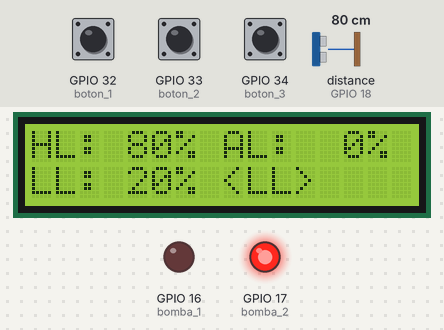
Bench run of a program on a simulated ESP32. Shown: 16×2 character LCD, output pins drawn as LEDs (lit = HIGH). Wiring (from diagram.json): ultrasonic range finder: trigger GPIO 5; echo GPIO 18. The test bench sets the inputs (shaded band); at power-on: GPIO 34 (boton_3) HIGH, distance to the obstacle (sensor on GPIO 18) 80 cm, GPIO 32 (boton_1) HIGH, GPIO 33 (boton_2) HIGH. The echo pulse lasts 58.3 µs per cm; pins used as bus, display or sensor lines are not drawn.

Above: at 3.2 s.
3.3 s: GPIO 34 (boton_3) pulled LOW for 0.15 s
At 4.3 s:
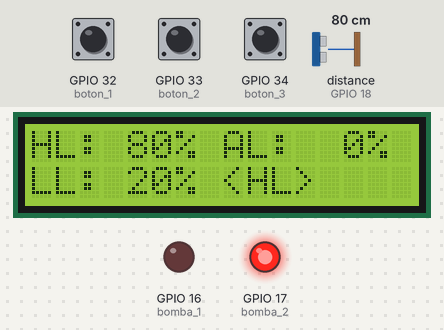
4.9 s: distance to the obstacle (sensor on GPIO 18) set to 4 cm
At 5.7 s:
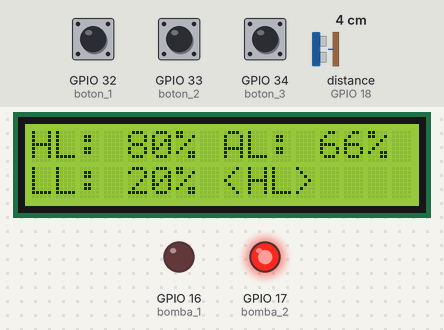
6.5 s: distance to the obstacle (sensor on GPIO 18) set to 2 cm
At 7.6 s:
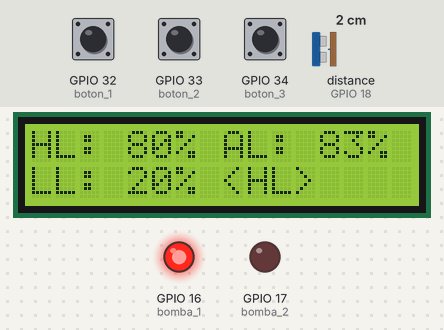
8.0 s: GPIO 34 (boton_3) pulled LOW for 1 s
At 8.3 s:
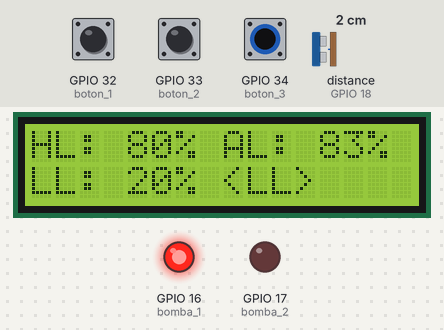
10.5 s: GPIO 32 (boton_1) pulled LOW for 0.15 s
At 11.5 s:
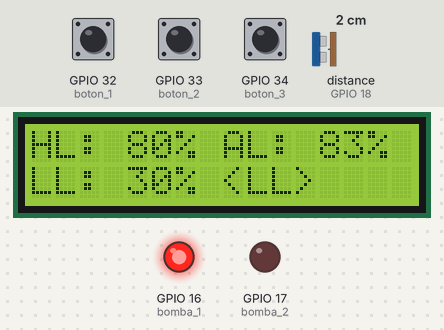
12.1 s: GPIO 32 (boton_1) pulled LOW for 1 s
At 13.3 s:
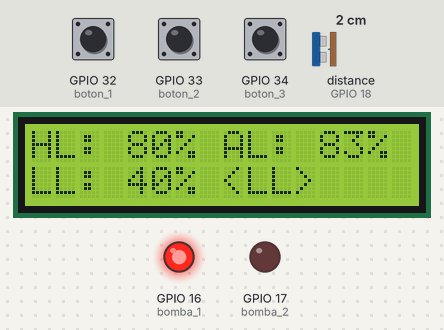
Timing chart, 0 to 15.1 s (numbered marks = the images above; inputs shaded):
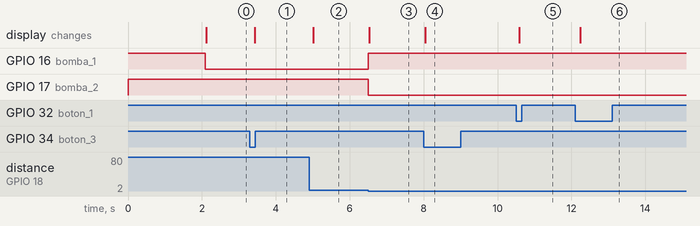

Measured:
- the behaviour switches between 3 and 2 cm on distance to the obstacle (sensor on GPIO 18) (found by bisection; images 2 and 3)
- after the input at 3.3 s, the display: changes after 0.14 s (image 1)
- after the input at 4.9 s, the display: changes after 0.11 s (image 2)
- after the input at 6.5 s, GPIO 16 (bomba_1): LOW → HIGH at once; GPIO 17 (bomba_2): HIGH → LOW at once; the display: changes at once (image 3)
- after the input at 8.0 s, the display: changes after 0.05 s (image 4)
- after the input at 10.5 s, the display: changes after 0.08 s (image 5)
- after the input at 12.1 s, the display: changes after 0.13 s (image 6)

The program:

main.cpp
```cpp
// #include <Arduino.h>
// #include <Wire.h>
// #include <LiquidCrystal_I2C.h>

// // -----------------------------
// // Pines
// // -----------------------------
// #define TRIG_PIN 5
// #define ECHO_PIN 18

// #define SDA_PIN 21
// #define SCL_PIN 22


// // -----------------------------
// // LCD
// // -----------------------------
// #define LCD_ADDRESS 0x27
// #define LCD_COLUMNS 16
// #define LCD_ROWS 2

// #define bomba_1 16 //tx
// #define bomba_2 17 //rx
// #define boton_1 32
// #define boton_2 33
// #define boton_3 34
// int HL = 80;
// int LL = 20;
// int funcion = 1;
// #define PRESSED(x) (digitalRead(x)==0)
// //#define SUBE_HL digitalRead (HL + 10)
// //#define BAJA_HL digitalRead (HL - 10)
// #define on_bomba_1 digitalWrite (bomba_1, HIGH)
// #define off_bomba_1 digitalWrite (bomba_1, LOW)
// #define on_bomba_2 digitalWrite (bomba_2, HIGH)
// #define off_bomba_2 digitalWrite (bomba_2, LOW)

// LiquidCrystal_I2C lcd(
//     LCD_ADDRESS,
//     LCD_COLUMNS,
//     LCD_ROWS
// );

// void setup()
// {
//     Serial.begin(115200);

//     pinMode(TRIG_PIN, OUTPUT);
//     pinMode(ECHO_PIN, INPUT);

//     Wire.begin(SDA_PIN, SCL_PIN);

//     lcd.init();
//     lcd.backlight();

//     lcd.setCursor(0, 0);
//     lcd.print("Sensor HC-SR04");

//     lcd.setCursor(0, 1);
//     lcd.print("Iniciando...");

//     delay(2000);

//     lcd.clear();

//     pinMode(bomba_1, OUTPUT);
//     pinMode(bomba_2, OUTPUT);
//     pinMode(boton_1, INPUT_PULLUP);
//     pinMode(boton_2, INPUT_PULLUP);

// }

// void loop ()
// {
//     // Generar pulso ultrasónico
//     digitalWrite(TRIG_PIN, LOW);
//     delayMicroseconds(2);

//     digitalWrite(TRIG_PIN, HIGH);
//     delayMicroseconds(10);

//     digitalWrite(TRIG_PIN, LOW);

//     // Medir tiempo del eco
//     long tiempo = pulseIn(
//         ECHO_PIN,
//         HIGH,
//         30000
//     );

//     float distancia = tiempo * 0.0343 / 2.0;
//     float r = .04;
//     float pi = 3.1416;
//     float h = .14;
//     float v = (pi * (pow(r, 2))) * (h - (distancia/100));
//     float litros = v * 1000;
//     float x1 = 0;
//     float y1 = 100;
//     float x2 = 12;
//     float y2 = 0;
//     int porcentaje = ((((y2 - y1) / (x2 - x1)) * (distancia - x1)) + y1);

//     if (porcentaje >= HL) {
//         on_bomba_2;
//         off_bomba_1;


//     }
//     if (porcentaje <= LL) {
//         off_bomba_2;
//         on_bomba_1;

//     }


//     // Calcular distancia
//     if (tiempo == 0)
//     {
//         lcd.clear();

//         lcd.setCursor(0, 0);
//         lcd.print("Distancia:");

//         lcd.setCursor(0, 1);
//         lcd.print("Fuera de rango");

//         Serial.println("Fuera de rango");
//     }
//     else
//     {
//         //float distancia = tiempo * 0.0343 / 2.0;

//         // LCD
//         lcd.clear();

//         lcd.setCursor(10, 0);
//         lcd.print("AL:");

//         lcd.setCursor(12, 0);
//         lcd.print(porcentaje);
//         lcd.print(" % ");

//         // Monitor serial
//         //Serial.print("AL: ");
//         //Serial.print(porcentaje, 1);
//         //Serial.println(" %");


//     }

//     //int funcion = 1;   // empieza en modo 1

// if (PRESSED(boton_3)) {
//     funcion = !funcion;  // alterna entre 0 y 1
// }

// if (funcion == 1) {
//     // Control de LL
//     if (PRESSED(boton_1)) LL = min(HL + 10, 100);
//     if (PRESSED(boton_2)) LL = max(LL - 10, 0);
// }
// else {
//     // Control de HL
//     if (PRESSED(boton_2)) HL = min(HL + 10, 100);
//     if (PRESSED(boton_1)) HL = max(HL - 10, 0);
// }

//     //if (PRESSED(boton_3)) {
//         //funcion == 1;
//         //if (funcion == 1) {
//            // PRESSED(boton_1);
//            // LL = min(HL + 10, 100);
//             //if (funcion = 1) {
//               //  PRESSED(boton_2);
//                 //LL = max(LL - 10, 0);
//             //}
//         //}
//         //else
//         //{
//           //  funcion == 0;

//         //}

//         //if (funcion == 0) {

//         //if (PRESSED(boton_2)){
//           //   HL = min(HL + 10, 100);


//         //}
//         //if (PRESSED(boton_1)) {
//         //HL = max(HL - 10, 0);
//         //}
//         //}
//     //}

//     //if (PRESSED(boton_3 )) {

//         //if (PRESSED(boton_2)){
//             //LL = min(LL + 10, 100);

//         //}
//     //if (PRESSED(boton_3)){
//         //if (PRESSED(boton_1)){
//             ///LL = max(LL - 10, 0);
//         //}
//     //}


//     //}
//         lcd.setCursor(0, 0);
//         lcd.print("HL:");

//         lcd.setCursor(4, 0);
//         lcd.print(HL);
//         lcd.print(" % ");


//         lcd.setCursor(0, 1);
//         lcd.print("LL:");

//         lcd.setCursor(4, 1);
//         lcd.print(LL);
//         lcd.print(" % ");


//     delay(500);

// }

#include <Arduino.h>
#include <Wire.h>
#include <LiquidCrystal_I2C.h>

// ---------- Pines ----------
#define TRIG_PIN 5
#define ECHO_PIN 18      // ¡usar divisor de voltaje 5V -> 3.3V!
#define SDA_PIN 21
#define SCL_PIN 22

#define bomba_1 16
#define bomba_2 17
#define boton_1 32
#define boton_2 33
#define boton_3 34       // GPIO34 NO tiene pull-up interno: necesita resistencia externa de 10k a 3.3V

// Si tu módulo relay es activo en BAJO (lo más común), pon true
#define RELAY_ACTIVO_BAJO true

#if RELAY_ACTIVO_BAJO
  #define RELE_ON  LOW
  #define RELE_OFF HIGH
#else
  #define RELE_ON  HIGH
  #define RELE_OFF LOW
#endif

#define on_bomba_1  digitalWrite(bomba_1, RELE_ON)
#define off_bomba_1 digitalWrite(bomba_1, RELE_OFF)
#define on_bomba_2  digitalWrite(bomba_2, RELE_ON)
#define off_bomba_2 digitalWrite(bomba_2, RELE_OFF)

#define PRESSED(x) (digitalRead(x) == 0)

LiquidCrystal_I2C lcd(0x27, 16, 2);

int HL = 80;
int LL = 20;
bool modoLL = true;               // true: botones cambian LL, false: cambian HL

// Para detectar solo el "flanco" de cada botón (una pulsación = un cambio)
bool prev1 = false, prev2 = false, prev3 = false;

void setup()
{
    // Primero los relays en estado apagado, antes de cualquier otra cosa
    pinMode(bomba_1, OUTPUT);
    pinMode(bomba_2, OUTPUT);
    off_bomba_1;
    off_bomba_2;

    Serial.begin(115200);

    pinMode(TRIG_PIN, OUTPUT);
    pinMode(ECHO_PIN, INPUT);
    pinMode(boton_1, INPUT_PULLUP);
    pinMode(boton_2, INPUT_PULLUP);
    pinMode(boton_3, INPUT);      // con resistencia pull-up externa

    Wire.begin(SDA_PIN, SCL_PIN);
    lcd.init();
    lcd.backlight();
    lcd.setCursor(0, 0);
    lcd.print("Sensor HC-SR04");
    lcd.setCursor(0, 1);
    lcd.print("Iniciando...");
    delay(2000);
    lcd.clear();
}

void loop()
{
    // ---------- Medición ----------
    digitalWrite(TRIG_PIN, LOW);
    delayMicroseconds(2);
    digitalWrite(TRIG_PIN, HIGH);
    delayMicroseconds(10);
    digitalWrite(TRIG_PIN, LOW);

    long tiempo = pulseIn(ECHO_PIN, HIGH, 30000);
    bool lecturaValida = (tiempo != 0);

    int porcentaje = 0;
    if (lecturaValida) {
        float distancia = tiempo * 0.0343 / 2.0;               // cm
        porcentaje = (int)(100.0 - (distancia * 100.0 / 12.0)); // 0 cm = 100 %, 12 cm = 0 %
        porcentaje = constrain(porcentaje, 0, 100);

        // Solo se controlan las bombas con lecturas válidas
        if (porcentaje >= HL) {
            on_bomba_2;
            off_bomba_1;
        }
        if (porcentaje <= LL) {
            off_bomba_2;
            on_bomba_1;
        }
    }

    // ---------- Botones (detección de flanco) ----------
    bool p1 = PRESSED(boton_1);
    bool p2 = PRESSED(boton_2);
    bool p3 = PRESSED(boton_3);

    if (p3 && !prev3) modoLL = !modoLL;

    if (modoLL) {
        if (p1 && !prev1) LL = min(LL + 10, HL - 10);   // LL siempre menor que HL
        if (p2 && !prev2) LL = max(LL - 10, 0);
    } else {
        if (p2 && !prev2) HL = min(HL + 10, 100);
        if (p1 && !prev1) HL = max(HL - 10, LL + 10);   // HL siempre mayor que LL
    }
    prev1 = p1; prev2 = p2; prev3 = p3;

    // ---------- LCD (sin clear, con espacios para borrar restos) ----------
    char l0[17], l1[17];
    if (lecturaValida) {
        snprintf(l0, sizeof(l0), "HL:%3d%% AL:%3d%%", HL, porcentaje);
    } else {
        snprintf(l0, sizeof(l0), "HL:%3d%% AL:---", HL);
    }
    snprintf(l1, sizeof(l1), "LL:%3d%% %s", LL, modoLL ? "<LL>" : "<HL>");

    lcd.setCursor(0, 0);
    lcd.print(l0);
    lcd.setCursor(0, 1);
    lcd.print(l1);

    delay(100);
}
```
